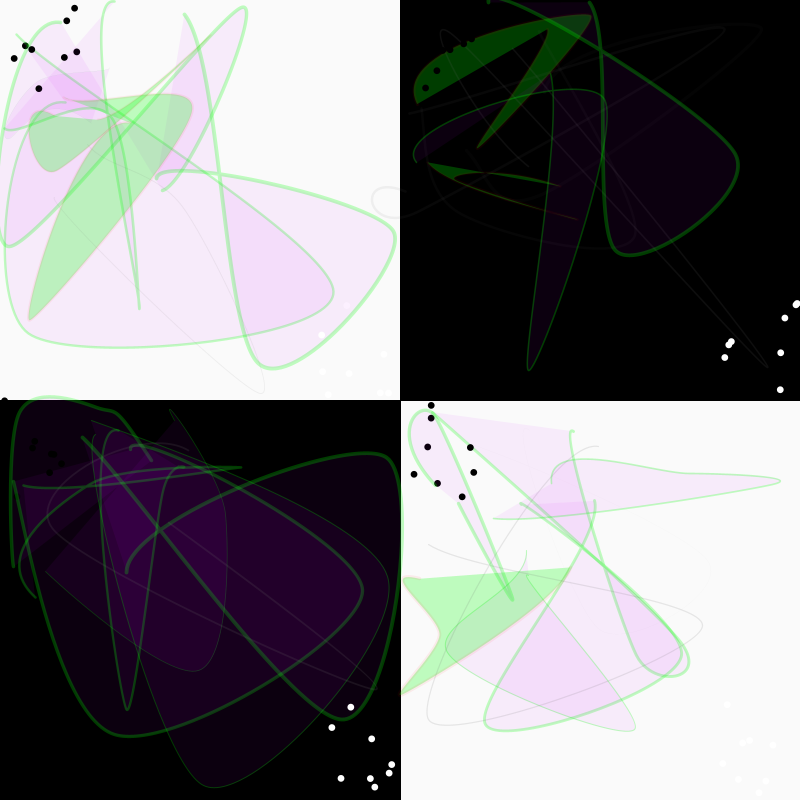
Frame 1 (no input)
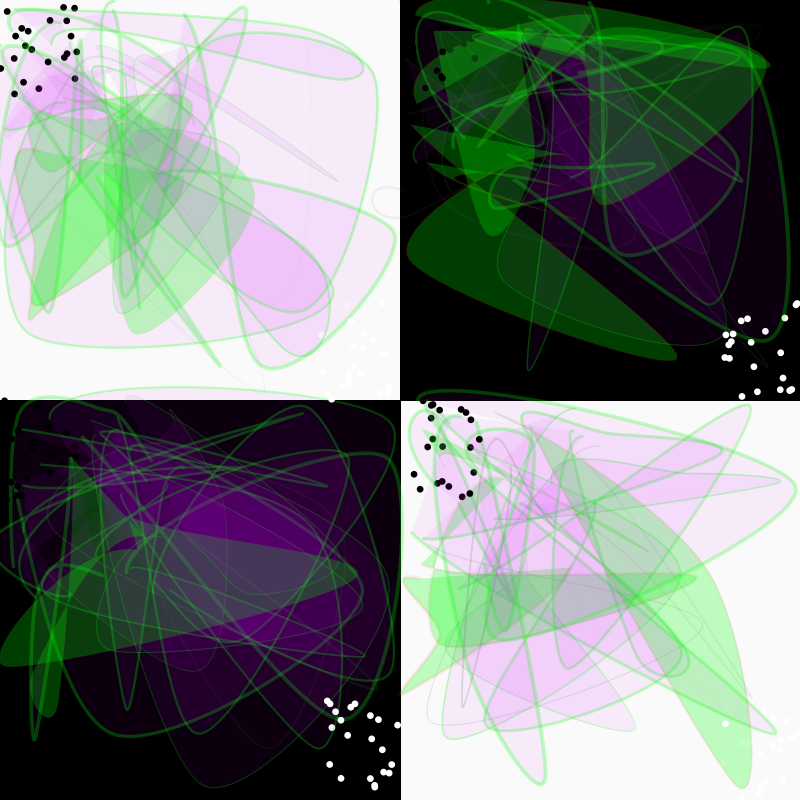
Frame 2 (the mouse pressed at the canvas centre, redrawn once)

The Processing sketch that drew these frames (run headless with seeded random() and noise(); the mouse was pressed at the canvas centre and the sketch redrawn once):

// Processing sketch: processing_22561
// ── processing_22561.pde

void setup(){
  size(800,800);
  smooth();
  colorMode(RGB);
  background(250);
  fill(0);
  rectMode(CORNERS);
  rect(width,0,height/2,height/2);
  rect(height/2,height/2,0,height);
 
 
}
 
 
// Sets layer variable
int layer = 0;
 
// Defines Size of Black Circles
float circleRadius = random(1,10);
 
// Color Scheme Used for Randomization
color Red = color(255,0,0,random(0,65));
color Green = color(0,255,0,random(0,65));
color Purple = color(208,3,255,random(0,65));
 
// Curve function setup for 6 vertexs
void CURVES (
float a, float b,
float c, float d,
float e, float f,
float g, float h,
float i, float j,
float k, float l){
 
// Clears color history and places fill and stroke baased on color picker outcome 
noStroke();
noFill();
colorPicker();
strokeWeight(random(0,4));
 
// Curve with variable parameters a-l  
beginShape();
  curveVertex(a,b);
  curveVertex(c,d);
  curveVertex(e,f);
  curveVertex(g,h);
  curveVertex(i,j);
  curveVertex(k,l);
  endShape();
 
// Creates negative circle clusters
noStroke();
fill(0);
ellipse(a,b,circleRadius,circleRadius);
fill(255);
ellipse(k,l,circleRadius,circleRadius);
 
} 
 
void draw() {
 
// Defines how many curves are drawn each time
for(int curveNum = 0; curveNum < random(5,30); curveNum++){
 
// Creates variables for replicating 4 drawings in 4 quadrants 
for(int right = 0; right < width; right += width/2){
for(int down = 0; down < height; down += height/2){ 
 
// Curve randomizer which ensures every curve spans across the drawing and restricts start and end randomness.
// down and right variables draw the curve forms in each quadrant.
CURVES(random(width*0.2)/2+right,random(height/4)/2+down,random(width/2)/2+right,random(height/2)/2+down,
random(width)/2+right,random(height)/2+down,random(width)/2+right,random(height)/2+down,
random(width/2)/2+right,random(height/2)/2+down,random(width*0.8,width)/2+right,random(height*0.75,height)/2+down);
 
// Defines how many layers are drawn before program stops
layer++;
if( layer > random(20,50) ){
  noLoop();
 
   
  
}
 
}
}
}
 
}
 
 
// Randomizer which picks either Red, Green, Purple or White
  void colorPicker(){
   
  int colorNum = floor(random(1,5));
   
  if(colorNum == 1){
   fill(Purple);
   stroke(Green);
  }
 
  if(colorNum == 2){
   fill(Purple);
   stroke(Green);
  }
   
  if (colorNum == 3){
   fill(Green);
   stroke(Red); 
  }
   
  if (colorNum == 4){
   stroke(100,random(0,50));
}
}
//SKETCH by Sam Clagett "Drawing Machine" /?visualID=20018
